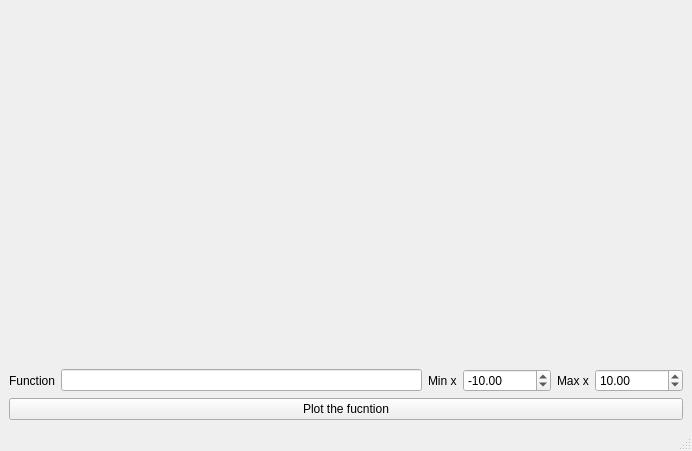
<?xml version="1.0" encoding="UTF-8"?>
<ui version="4.0">
 <class>MainWindow</class>
 <widget class="QMainWindow" name="MainWindow">
  <property name="geometry">
   <rect>
    <x>0</x>
    <y>0</y>
    <width>692</width>
    <height>451</height>
   </rect>
  </property>
  <property name="windowTitle">
   <string>MainWindow</string>
  </property>
  <widget class="QWidget" name="centralwidget">
   <property name="autoFillBackground">
    <bool>false</bool>
   </property>
   <layout class="QVBoxLayout" name="verticalLayout_2">
    <item>
     <widget class="QCustomPlot" name="customPlotCanvas" native="true">
      <property name="sizePolicy">
       <sizepolicy hsizetype="Preferred" vsizetype="Expanding">
        <horstretch>0</horstretch>
        <verstretch>1</verstretch>
       </sizepolicy>
      </property>
      <property name="autoFillBackground">
       <bool>false</bool>
      </property>
     </widget>
    </item>
    <item>
     <layout class="QHBoxLayout" name="horizontalLayout">
      <property name="sizeConstraint">
       <enum>QLayout::SetDefaultConstraint</enum>
      </property>
      <item>
       <widget class="QLabel" name="label">
        <property name="text">
         <string>Function</string>
        </property>
       </widget>
      </item>
      <item>
       <widget class="QLineEdit" name="functionInput"/>
      </item>
      <item>
       <widget class="QLabel" name="label_2">
        <property name="text">
         <string>Min x</string>
        </property>
       </widget>
      </item>
      <item>
       <widget class="QDoubleSpinBox" name="minX">
        <property name="minimum">
         <double>-100000.000000000000000</double>
        </property>
        <property name="maximum">
         <double>100000.000000000000000</double>
        </property>
        <property name="singleStep">
         <double>0.100000000000000</double>
        </property>
        <property name="value">
         <double>-10.000000000000000</double>
        </property>
       </widget>
      </item>
      <item>
       <widget class="QLabel" name="label_3">
        <property name="text">
         <string>Max x</string>
        </property>
       </widget>
      </item>
      <item>
       <widget class="QDoubleSpinBox" name="maxX">
        <property name="minimum">
         <double>-100000.000000000000000</double>
        </property>
        <property name="maximum">
         <double>100000.000000000000000</double>
        </property>
        <property name="singleStep">
         <double>0.100000000000000</double>
        </property>
        <property name="value">
         <double>10.000000000000000</double>
        </property>
       </widget>
      </item>
     </layout>
    </item>
    <item>
     <widget class="QPushButton" name="plotBtn">
      <property name="text">
       <string>Plot the fucntion</string>
      </property>
     </widget>
    </item>
   </layout>
  </widget>
  <widget class="QStatusBar" name="statusbar"/>
 </widget>
 <customwidgets>
  <customwidget>
   <class>QCustomPlot</class>
   <extends>QWidget</extends>
   <header>qcustomplot.h</header>
   <container>1</container>
  </customwidget>
 </customwidgets>
 <resources/>
 <connections/>
</ui>
